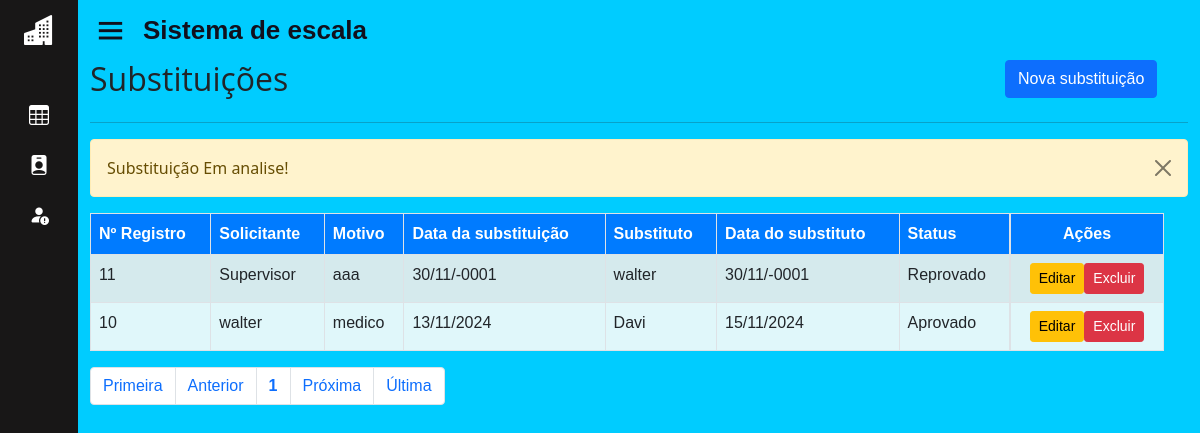
/home.php?page=lista_sub&msg=6 (signed in), run on an earlier commit of the app's database.
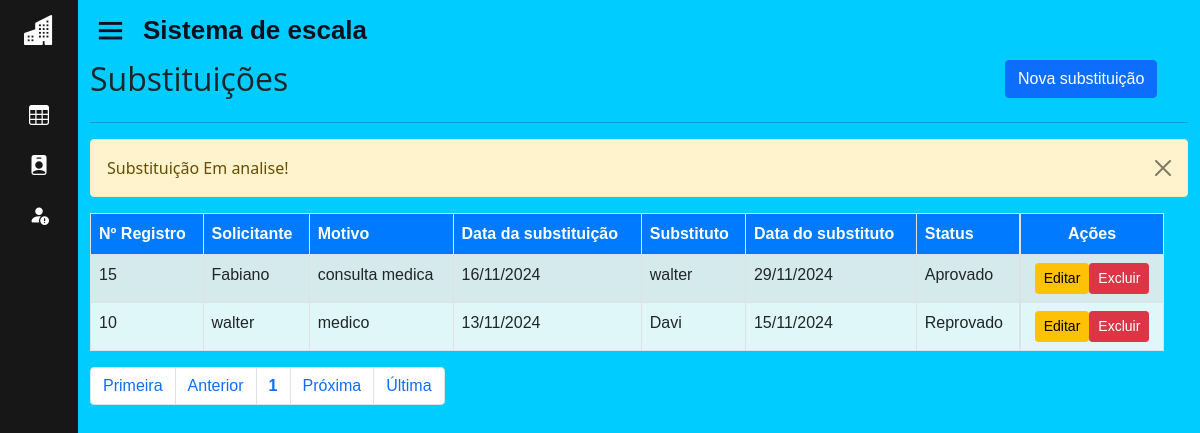
And on a later commit of the database.
### tables this page shows
CREATE TABLE IF NOT EXISTS `substituicao` (
  `id` int(11) NOT NULL AUTO_INCREMENT,
  `solicitante` varchar(50) NOT NULL DEFAULT '',
  `motivo` varchar(50) NOT NULL,
  `data_solic` date NOT NULL,
  `substituto` varchar(50) NOT NULL DEFAULT '',
  `data_subs` date DEFAULT NULL,
  `ativo_sub` enum('Em analise','Aprovado','Reprovado') NOT NULL,
  `data_aprovacao` datetime DEFAULT NULL,
  `id_esc` int(11) DEFAULT NULL,
  PRIMARY KEY (`id`),
  KEY `id_esc` (`id_esc`),
  CONSTRAINT `substituicao_ibfk_3` FOREIGN KEY (`id_esc`) REFERENCES `escala` (`id_esc`) ON DELETE CASCADE ON UPDATE CASCADE
);

### sis/substituicao/lista_sub.php (the view, shortened to what this page needs)
<div id="main" class="container-fluid">
	<div id="top" class="row">
		<div class="col-md-10">
			<h2>Substituições</h2>
		</div>
		<div class="col-md-2">
			<a href="?page=fadd_sub" class="btn btn-primary pull-right h2">Nova substituição</a>
		</div>
	</div>
	<hr/>
	<div><?php include "mensagens.php"; ?> </div>
		<div id="list" class="row">
			<div class="table-responsive col-md-12">
				<?php
					$quantidade = 5;
					$pagina = (isset($_GET['pagina'])) ? (int)$_GET['pagina'] : 1;
					$data = mysqli_query($con, "select * from substituicao order by id desc;") or die(mysqli_error($con));
					if (isset($_SESSION['UsuarioNivel']) && $_SESSION['UsuarioNivel'] == 1) {
						echo "<table class='table table-striped table-bordered' style='background-color: #e0f7fa;' cellspacing='0' cellpadding='0'>";
						echo "<thead style='background-color: #007bff; color: white;'>";
						echo "<tr>";
						echo "<td><strong>Nº Registro</strong></td>";
						echo "<td><strong>Solicitante</strong></td>";
						echo "<td><strong>Motivo</strong></td>";
						echo "<td><strong>Data da substituição</strong></td>";
						echo "<td><strong>Substituto</strong></td>";
						echo "<td><strong>Data do substituto</strong></td>";
						echo "<td><strong>Status</strong></td>";
						echo "<td class='actions d-flex justify-content-center'><strong>Ações</strong></td>";
						echo "</tr></thead><tbody>";
						while ($info = mysqli_fetch_array($data)) {
							echo "<tr>";
							echo "<td>".$info['id']."</td>";
							echo "<td>".$info['solicitante']."</td>";
							echo "<td>".$info['motivo']."</td>";
							echo "<td class='d-none d-md-table-cell'>".(!empty($info['data_solic']) ? date('d/m/Y', strtotime($info['data_solic'])) : '')."</td>";
							echo "<td>".$info['substituto']."</td>";
							echo "<td class='d-none d-md-table-cell'>".(!empty($info['data_subs']) ? date('d/m/Y', strtotime($info['data_subs'])) : '')."</td>";
							echo "<td>".$info['ativo_sub']."</td>";
							echo "<td class='actions btn-group-sm d-flex justify-content-center'>";
							echo "<a class='btn btn-warning btn-xs' href=?page=fedita_sub&id=".$info['id']."> Editar </a>";
							echo "<a href=?page=excluir_sub&id=".$info['id']." class='btn btn-danger btn-xs '> Excluir </a></td>";
							echo "</tr>";
						}
						echo "</tbody></table>";
					} else if (isset($_SESSION['UsuarioNivel']) && $_SESSION['UsuarioNivel'] == 2) {
						echo "<table class='table table-striped table-bordered' style='background-color: #e0f7fa;' cellspacing='0' cellpadding='0'>";
						echo "<thead style='background-color: #007bff; color: white;'>";
						echo "<tr>";
						echo "<td><strong>Nº Registro</strong></td>";
						echo "<td><strong>Solicitante</strong></td>";
						echo "<td><strong>Motivo</strong></td>";
						echo "<td><strong>Status</strong></td>";
						echo "<td class='actions d-flex justify-content-center'><strong>Ações</strong></td>";
						echo "</tr></thead><tbody>";
						while ($info = mysqli_fetch_array($data)) {
							echo "<tr>";
							echo "<td>".$info['id']."</td>";
							echo "<td>".$info['solicitante']."</td>";
							echo "<td>".$info['motivo']."</td>";
							echo "<td>".$info['ativo_sub']."</td>";
							echo "<td class='actions btn-group-sm d-flex justify-content-center'>";
							echo "<a class='btn btn-info btn-xs' href=?page=view_sub&id=".$info['id']."> Visualizar </a>";
							if ($info['ativo_sub'] == 'Em analise') {
								echo "<a class='btn btn-success btn-xs' href=?page=aprovar_sub&id=".$info['id'].">&nbsp;&nbsp;&nbsp;Aprovar&nbsp;&nbsp;</a>";
								echo "<a class='btn btn-danger btn-xs' href=?page=reprovar_sub&id=".$info['id']."> Reprovar </a>";
							} else if ($info['ativo_sub'] == 'Aprovado') {
								echo "<a class='btn btn-danger btn-xs' href=?page=reprovar_sub&id=".$info['id'].">&nbsp;&nbsp;&nbsp;Reprovar&nbsp;&nbsp;</a>";
								echo "<a class='btn btn-warning btn-xs' href=?page=analise_sub&id=".$info['id']."> Em Analise </a>";
							} else {
								echo "<a class='btn btn-success btn-xs' href=?page=aprovar_sub&id=".$info['id'].">&nbsp;&nbsp;&nbsp;Aprovar&nbsp;&nbsp;</a>";
								echo "<a class='btn btn-warning btn-xs' href=?page=analise_sub&id=".$info['id']."> Em Analise </a>";
							}
							echo "</tr>";
						}
						echo "</tbody></table>";
					}else if (isset($_SESSION['UsuarioNivel']) && $_SESSION['UsuarioNivel'] == 3) {
						echo "<table class='table table-striped table-bordered' style='background-color: #e0f7fa;' cellspacing='0' cellpadding='0'>";
						echo "<thead style='background-color: #007bff; color: white;'>";
						echo "<tr>";
						echo "<td><strong>Nº Registro</strong></td>";
						echo "<td><strong>Solicitante</strong></td>";
						echo "<td><strong>Motivo</strong></td>";
						echo "<td><strong>Status</strong></td>";
						echo "<td class='actions d-flex justify-content-center'><strong>Ações</strong></td>";
						echo "</tr></thead><tbody>";
						while ($info = mysqli_fetch_array($data)) {
							echo "<tr>";
							echo "<td>".$info['id']."</td>";
							echo "<td>".$info['solicitante']."</td>";
							echo "<td>".$info['motivo']."</td>";
							echo "<td>".$info['ativo_sub']."</td>";
							echo "<td class='actions btn-group-sm d-flex justify-content-center'>";
							echo "<a class='btn btn-info btn-xs' href=?page=view_sub&id=".$info['id']."> Visualizar </a>";
							if ($info['ativo_sub'] == 'Em analise') {
								echo "<a class='btn btn-success btn-xs' href=?page=aprovar_sub&id=".$info['id'].">&nbsp;&nbsp;&nbsp;Aprovar&nbsp;&nbsp;</a>";
								echo "<a class='btn btn-danger btn-xs' href=?page=reprovar_sub&id=".$info['id']."> Reprovar </a>";
								echo "<a class='btn btn-warning btn-xs' href=?page=fedita_sub&id=".$info['id']."> Editar </a>";
								echo "<a href=?page=excluir_sub&id=".$info['id']." class='btn btn-danger btn-xs '> Excluir </a></td>";
							} else if ($info['ativo_sub'] == 'Aprovado') {
								echo "<a class='btn btn-danger btn-xs' href=?page=reprovar_sub&id=".$info['id'].">&nbsp;&nbsp;&nbsp;Reprovar&nbsp;&nbsp;</a>";
								echo "<a class='btn btn-warning btn-xs' href=?page=analise_sub&id=".$info['id']."> Em Analise </a>";
								echo "<a class='btn btn-warning btn-xs' href=?page=fedita_sub&id=".$info['id']."> Editar </a>";
								echo "<a href=?page=excluir_sub&id=".$info['id']." class='btn btn-danger btn-xs '> Excluir </a></td>";
							} else {
								echo "<a class='btn btn-success btn-xs' href=?page=aprovar_sub&id=".$info['id'].">&nbsp;&nbsp;&nbsp;Aprovar&nbsp;&nbsp;</a>";
								echo "<a class='btn btn-warning btn-xs' href=?page=analise_sub&id=".$info['id']."> Em Analise </a>";
								echo "<a class='btn btn-warning btn-xs' href=?page=fedita_sub&id=".$info['id']."> Editar </a>";
								echo "<a href=?page=excluir_sub&id=".$info['id']." class='btn btn-danger btn-xs '> Excluir </a></td>";
							}
							echo "</tr>";
						}
						echo "</tbody></table>";
					}
				?>
			</div>
		</div>
		<div id="bottom" class="row">
			<div class="col-md-12">
				<?php
					$sqlTotal 		= "select id from substituicao;";
					$qrTotal  		= mysqli_query($con, $sqlTotal) or die (mysqli_error($con));
					$numTotal 		= mysqli_num_rows($qrTotal);
					$totalpagina = (ceil($numTotal/$quantidade)<=0) ? 1 : ceil($numTotal/$quantidade);
					$anterior = (($pagina-1) <= 0) ? 1 : $pagina - 1;
					$posterior = (($pagina+1) >= $totalpagina) ? $totalpagina : $pagina+1;
					echo "<ul class='pagination'>";
					echo "<li class='page-item'><a class='page-link' href='?page=lista_sub&pagina=1'> Primeira</a></li> ";
					echo "<li class='page-item'><a class='page-link' href=\"?page=lista_sub&pagina=$anterior\"> Anterior</a></li> ";
					echo "<li class='page-item'><a class='page-link' href='?page=lista_sub&pagina=".$pagina."'><strong>".$pagina."</strong></a></li> ";
					echo "<li class='page-item'><a class='page-link' href=\"?page=lista_sub&pagina=$posterior\"> Pr&oacute;xima</a></li> ";
					echo "<li class='page-item'><a class='page-link' href=\"?page=lista_sub&pagina=$totalpagina\"> &Uacute;ltima</a></li></ul>";
				?>
			</div>
		</div>
</div>

### home.php (shortened to what this page needs)
<!DOCTYPE html>
<html lang="en" dir="ltr">
<head>
  <link rel="stylesheet" href="./css/style.css">
  <link rel="stylesheet" href="https://cdnjs.cloudflare.com/ajax/libs/font-awesome/6.4.0/css/all.min.css" />
  <link href='https://unpkg.com/boxicons@2.0.7/css/boxicons.min.css' rel='stylesheet'>
  <link href="https://cdn.jsdelivr.net/npm/bootstrap@5.0.2/dist/css/bootstrap.min.css" rel="stylesheet">
  <link rel="stylesheet" href="https://cdn.jsdelivr.net/npm/bootstrap-icons@1.11.3/font/bootstrap-icons.min.css">
</head>
<body>
  <div class="sidebar close">
    <?php
      if (isset($_SESSION['UsuarioNivel'])) {
        switch($_SESSION['UsuarioNivel']){
          case 1: include "base/sidebar.php"; break;
        }
      }
    ?>
  </div>
  <section class="home-section">
    <div class="home-content">
      <i class='bx bx-menu'></i>
      <span class="text">Sistema de escala</span>
    </div>
    <?php
      include "base/ch_pages.php";
    ?>
  </section>
</body>
</html>

### base/sidebar.php (shortened to what this page needs)
<?php
$mysqli = new mysqli("localhost", "root", "", "sisescala");
$id_usuario = $_SESSION['UsuarioID'];
$result = $mysqli->query("SELECT id_func FROM usuarios WHERE id = $id_usuario");
if ($result && $result->num_rows > 0) {
    $info = $result->fetch_assoc();
} else {
    $info['id_func'] = null;
}
?>
        <div class="logo-details">
          <i class="bi bi-buildings-fill"></i>
        </div>
        <ul class="nav-links">
          <li>
            <a href="?page=view_escala&id_func=<?php echo $info['id_func'] ?>">
              <i class="bi bi-table"></i>
            </a>
          </li>
          <li>
            <a href="?page=perfil_func">
              <i class="bi bi-person-badge-fill"></i>
            </a>
          </li>
          <li>
            <a href="?page=lista_sub">
              <i class="bi bi-person-fill-exclamation"></i>
            </a>
          </li>
        </ul>

### base/ch_pages.php (shortened to what this page needs)
<?php
if (isset($_GET['page'])) {
    switch ($_GET['page']) {
        case 'lista_sub':
            include "sis/substituicao/lista_sub.php";
            break;
    }
}

### sis/substituicao/mensagens.php (shortened to what this page needs)
<?php
if(isset($_GET['msg'])){
	$msg = $_GET['msg'];
	switch($msg){
		case 6:
			echo '	<div class="alert alert-warning alert-dismissible fade show" role="alert">
						Substituição Em analise!
						<button type="button" class="btn-close" data-bs-dismiss="alert" aria-label="Close"></button>
						</div>';
			break;
	}
}
?>

### css/style.css (style rules this page uses)
* { margin: 0; padding: 0; box-sizing: border-box; }
h2 { font-family: "Open Sans", sans-serif; font-optical-sizing: auto; font-weight: 600; }
p,span,a,td,tr,label { font-family: "Source Sans 3", sans-serif; font-optical-sizing: auto; font-weight:400; }
button { font-family: "Roboto", sans-serif; font-weight: 500; font-style: normal; }
.row { width: 100%; }
.sidebar { position: fixed; top: 0; left: 0; height: 100%; width: 260px; background: rgb(24, 23, 23); z-index: 100; transition: all 0.5s ease; }
.sidebar.close { width: 78px; }
.sidebar .logo-details { height: 60px; width: 100%; display: flex; align-items: center; }
.sidebar .logo-details i { font-size: 30px; color: #fff; height: 50px; min-width: 78px; text-align: center; line-height: 50px; }
.sidebar .nav-links { height: 100%; padding: 30px 0 150px 0; overflow: auto; }
.sidebar.close .nav-links { overflow: visible; }
.sidebar .nav-links li { position: relative; list-style: none; transition: all 0.4s ease; }
.sidebar .nav-links li i { height: 50px; min-width: 78px; text-align: center; line-height: 50px; color: #fff; font-size: 20px; cursor: pointer; transition: all 0.3s ease; }
.sidebar .nav-links li a { display: flex; align-items: center; text-decoration: none; }
.home-section { position: relative; background: rgb(0, 204, 255); min-height: 100vh; left: 260px; width: calc(100% - 260px); transition: all 0.5s ease; }
.sidebar.close ~ .home-section { left: 78px; width: calc(100% - 78px); }
.home-section .home-content { height: 60px; display: flex; align-items: center; }
.home-section .home-content .bx-menu, .home-section .home-content .text { color: #11101d; font-size: 35px; }
.home-section .home-content .bx-menu { margin: 0 15px; cursor: pointer; }
.home-section .home-content .text { font-size: 26px; font-weight: 600; }

What changed in the data, as far as the page shows it:
removed substituicao: id "11", solicitante "Supervisor", motivo "aaa", data_solic "30/11/-0001", substituto "walter", data_subs "30/11/-0001", ativo_sub "Reprovado"
added substituicao: id "15", solicitante "Fabiano", motivo "consulta medica", data_solic "16/11/2024", substituto "walter", data_subs "29/11/2024", ativo_sub "Aprovado"
changed substituicao "medico": ativo_sub "Aprovado" → "Reprovado"
